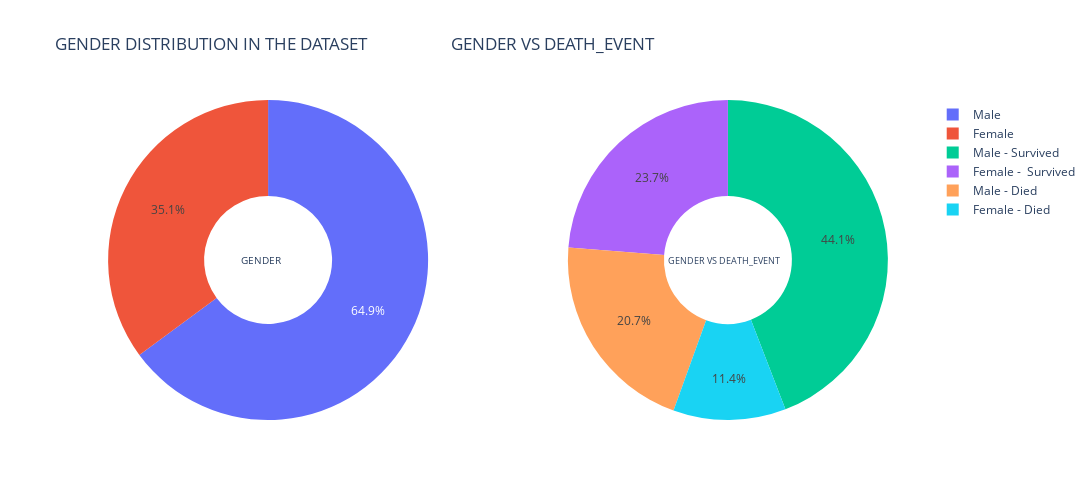

Notebook source saved alongside this figure:
### Code cell
import plotly.graph_objects as go
from plotly.subplots import make_subplots

d1 = train[(train["DEATH_EVENT"]==0) & (train["sex"]==1)]
d2 = train[(train["DEATH_EVENT"]==1) & (train["sex"]==1)]
d3 = train[(train["DEATH_EVENT"]==0) & (train["sex"]==0)]
d4 = train[(train["DEATH_EVENT"]==1) & (train["sex"]==0)]

label1 = ["Male","Female"]
label2 = ['Male - Survived','Male - Died', "Female -  Survived", "Female - Died"]

values1 = [(len(d1)+len(d2)), (len(d3)+len(d4))]
values2 = [len(d1),len(d2),len(d3),len(d4)]

# Create subplots: use 'domain' type for Pie subplot
fig = make_subplots(rows=1, cols=2, specs=[[{'type':'domain'}, {'type':'domain'}]])
fig.add_trace(go.Pie(labels=label1, values=values1, name="GENDER"),
              1, 1)
fig.add_trace(go.Pie(labels=label2, values=values2, name="GENDER VS DEATH_EVENT"),
              1, 2)

# Use `hole` to create a donut-like pie chart
fig.update_traces(hole=.4, hoverinfo="label+percent")

fig.update_layout(
    title_text="GENDER DISTRIBUTION IN THE DATASET  \
                   GENDER VS DEATH_EVENT",
    # Add annotations in the center of the donut pies.
    annotations=[dict(text='GENDER', x=0.19, y=0.5, font_size=10, showarrow=False),
                 dict(text='GENDER VS DEATH_EVENT', x=0.84, y=0.5, font_size=9, showarrow=False)],
    autosize=False,width=1200, height=500, paper_bgcolor="white")

fig.show()

### Figure 1 — Plotly figure (JSON) as saved in the notebook; plotly's stock layout.template omitted (floating-point values rounded to 4 significant figures)
{"data": [{"domain": {"x": [0, 0.45], "y": [0, 1]}, "hole": 0.4, "hoverinfo": "label+percent", "labels": ["Male", "Female"], "name": "GENDER", "type": "pie", "values": [194, 105]}, {"domain": {"x": [0.55, 1], "y": [0, 1]}, "hole": 0.4, "hoverinfo": "label+percent", "labels": ["Male - Survived", "Male - Died", "Female -  Survived", "Female - Died"], "name": "GENDER VS DEATH_EVENT", "type": "pie", "values": [132, 62, 71, 34]}], "layout": {"annotations": [{"font": {"size": 10}, "showarrow": false, "text": "GENDER", "x": 0.19, "y": 0.5}, {"font": {"size": 9}, "showarrow": false, "text": "GENDER VS DEATH_EVENT", "x": 0.84, "y": 0.5}], "autosize": false, "height": 500, "paper_bgcolor": "white", "title": {"text": "GENDER DISTRIBUTION IN THE DATASET                     GENDER VS DEATH_EVENT"}, "width": 1200}}
